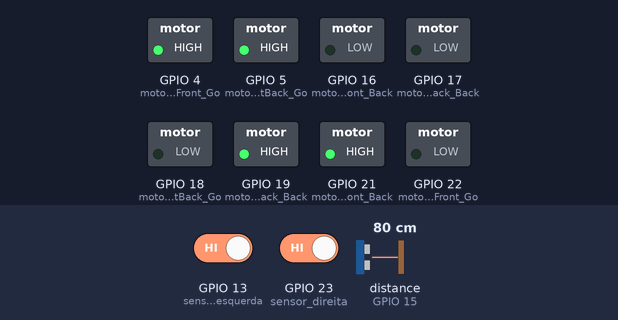
A sketch run on a simulated ESP32. On the bench: switched loads named in the sketch (green lamp = pin HIGH). Wiring (inferred from the names in the program): ultrasonic range finder: trigger GPIO 2; echo GPIO 15. The test bench sets the inputs (shaded band); at power-on: distance to the obstacle (sensor on GPIO 15) 80 cm, GPIO 13 (sensor_esquerda) HIGH, GPIO 23 (sensor_direita) HIGH. The echo pulse lasts 58.3 µs per cm; pins used as bus, display or sensor lines are not drawn.

Above: at 1.2 s.
1.3 s: distance to the obstacle (sensor on GPIO 15) set to 64 cm
2.8 s: distance to the obstacle (sensor on GPIO 15) set to 56 cm
At 4.0 s:
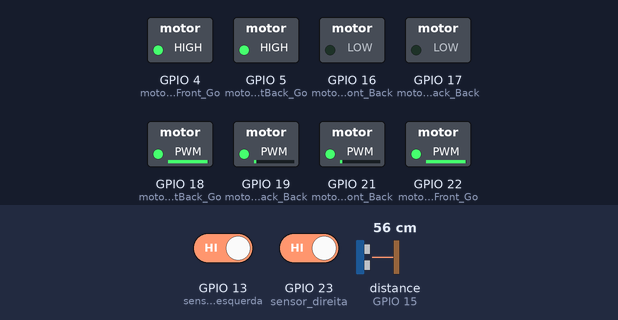
4.3 s: GPIO 13 (sensor_esquerda) driven LOW
At 4.9 s:
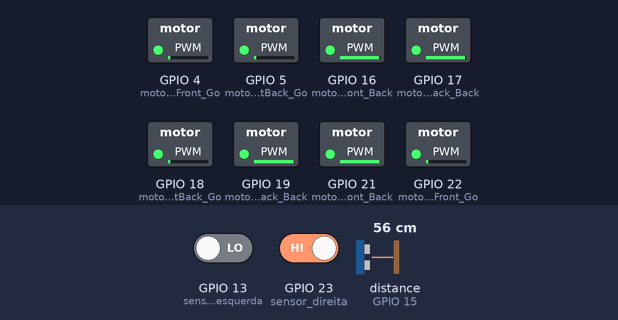
5.8 s: GPIO 13 (sensor_esquerda) driven HIGH
At 6.5 s:
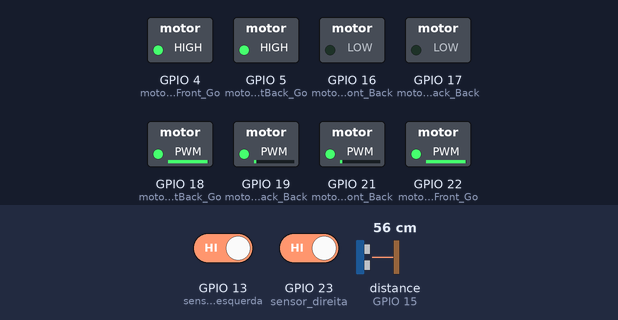
7.3 s: GPIO 23 (sensor_direita) driven LOW
At 8.3 s:
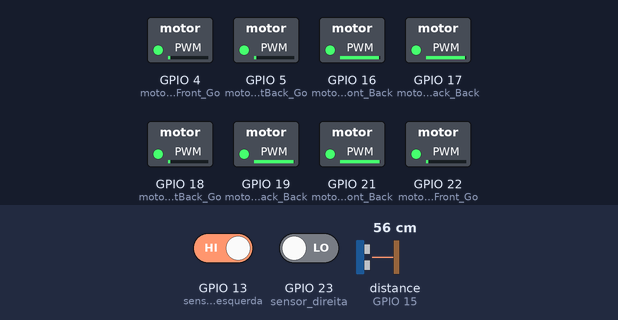
8.8 s: GPIO 23 (sensor_direita) driven HIGH
At 9.9 s:
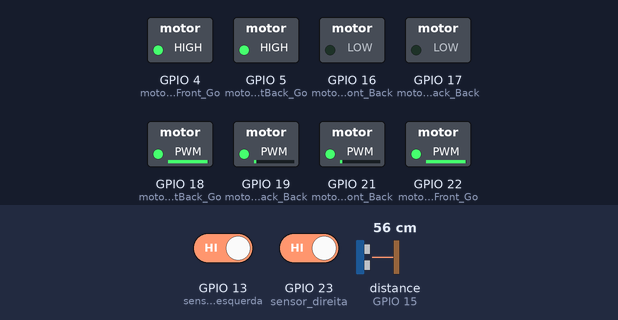
Timing chart, 0 to 11.3 s (numbered marks = the images above; inputs shaded):
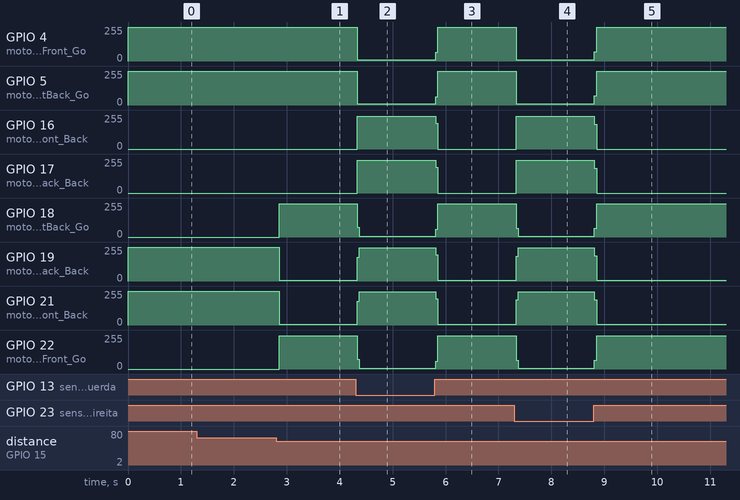

Measured:
- the behaviour switches between 62 and 61 cm on distance to the obstacle (sensor on GPIO 15) (found by bisection; images 0 and 1)
- after the input at 1.3 s, every drawn part: stays the same
- after the input at 2.8 s, GPIO 18 (motorRightBack_Go), GPIO 22 (motorRightFront_Go): 0/255 → 251/255 after 0.05 s; GPIO 19 (motorRightBack_Back), GPIO 21 (motorRightFront_Back): 255/255 → 4/255 after 0.05 s
- after the input at 4.3 s, GPIO 4 (motorLeftFront_Go), GPIO 5 (motorLeftBack_Go): 255/255 → 8/255 at once
- after the input at 5.8 s, GPIO 4 (motorLeftFront_Go), GPIO 5 (motorLeftBack_Go): 8/255 → 255/255 at once
- after the input at 7.3 s, GPIO 4 (motorLeftFront_Go), GPIO 5 (motorLeftBack_Go): 255/255 → 8/255 at once
- after the input at 8.8 s, GPIO 4 (motorLeftFront_Go), GPIO 5 (motorLeftBack_Go): 8/255 → 255/255 at once

The sketch:

megaton.ino
```cpp
unsigned long tempoUltimaLeitura = 0;
const unsigned long intervaloLeitura = 200; // 500 ms
long distanciaAtual = 0;


//Sensor ultrassônico:
const int pin_echo = 15;
const int pin_trig = 2;


// Sensores infravermelhos:
const int sensor_direita = 23;
const int sensor_esquerda = 13;

// Valores PwM utilizada no motor:
const int velocidade = 255;
const int parado = 0;
const int semivelocidade = 100;

// Motores que vão para frente:
const int motorRightFront_Go = 22;
const int motorLeftFront_Go = 4;
const int motorRightBack_Go = 18;
const int motorLeftBack_Go = 5;

// Motores que vão para trás:
const int motorRightFront_Back = 21;
const int motorLeftFront_Back = 16;
const int motorRightBack_Back = 19;
const int motorLeftBack_Back = 17;

void setup() {
// Criação dos canais em seus respectivos pinos:
    for (int i = 0; i < 8; i++)
    {
        ledcSetup(i, 5000, 8);
    }
    ledcAttachPin(motorRightFront_Go, 0);
    ledcAttachPin(motorLeftFront_Go, 1);
    ledcAttachPin(motorRightBack_Go, 2);
    ledcAttachPin(motorLeftBack_Go, 3);
    ledcAttachPin(motorRightFront_Back, 4);
    ledcAttachPin(motorLeftFront_Back, 5);
    ledcAttachPin(motorRightBack_Back, 6);
    ledcAttachPin(motorLeftBack_Back, 7);
    // Sensores:
    Serial.begin(9600);
    pinMode(sensor_direita, INPUT);
    pinMode(sensor_esquerda, INPUT);
    pinMode(pin_echo, INPUT);
    pinMode(pin_trig, OUTPUT);
}

int distancia_inimigo() {
    unsigned long agora = millis();
    if (agora - tempoUltimaLeitura >= intervaloLeitura)
        tempoUltimaLeitura = agora;
        digitalWrite(pin_trig, LOW);
        delayMicroseconds(2);
        digitalWrite(pin_trig, HIGH);
        delayMicroseconds(10);
        digitalWrite(pin_trig, LOW);
        long duracao = pulseIn(pin_echo, HIGH, 30000); // timeout de 30ms
        distanciaAtual = duracao * 0.034 / 2;
        return distanciaAtual;
}

void ir_frente() {
    ledcWrite(0, velocidade);
    ledcWrite(1, velocidade);
    ledcWrite(2, velocidade);
    ledcWrite(3, velocidade);
    ledcWrite(4, parado);
    ledcWrite(5, parado);
    ledcWrite(6, parado);
    ledcWrite(7, parado);
}

void ir_tras() {
    ledcWrite(0, parado);
    ledcWrite(1, parado);
    ledcWrite(2, parado);
    ledcWrite(3, parado);
    ledcWrite(4, velocidade);
    ledcWrite(5, velocidade);
    ledcWrite(6, velocidade);
    ledcWrite(7, velocidade);
}

void girar_direita() {
    ledcWrite(0, parado);
    ledcWrite(1, velocidade);
    ledcWrite(2, parado);
    ledcWrite(3, velocidade);
    ledcWrite(4, velocidade);
    ledcWrite(5, parado);
    ledcWrite(6, velocidade);
    ledcWrite(7, parado);
}

void girar_esquerda() {
    ledcWrite(0, velocidade);
    ledcWrite(1, parado);
    ledcWrite(2, velocidade);
    ledcWrite(3, parado);
    ledcWrite(4, parado);
    ledcWrite(5, velocidade);
    ledcWrite(6, parado);
    ledcWrite(7, velocidade);
}

void loop()
{
    int direita = digitalRead(sensor_direita);
    int esquerda = digitalRead(sensor_esquerda);
    long tempo = 0;
    long distancia = distancia_inimigo();
    girar_direita();
    if (distancia <= 60)
    {
        ir_frente();
        if (esquerda == 0 || direita == 0){
            ir_tras();
        }
    }
}
```
